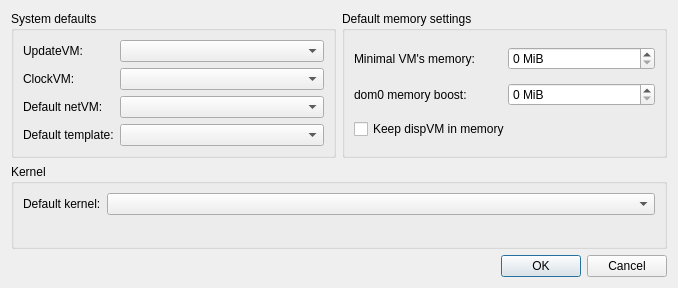
<?xml version="1.0" encoding="UTF-8"?>
<ui version="4.0">
 <class>GlobalSettings</class>
 <widget class="QDialog" name="GlobalSettings">
  <property name="geometry">
   <rect>
    <x>0</x>
    <y>0</y>
    <width>678</width>
    <height>288</height>
   </rect>
  </property>
  <property name="windowTitle">
   <string>Qubes Global Settings</string>
  </property>
  <layout class="QGridLayout" name="gridLayout">
   <item row="0" column="0">
    <widget class="QGroupBox" name="groupBox">
     <property name="enabled">
      <bool>true</bool>
     </property>
     <property name="title">
      <string>System defaults</string>
     </property>
     <layout class="QFormLayout" name="formLayout">
      <item row="0" column="0">
       <widget class="QLabel" name="label">
        <property name="sizePolicy">
         <sizepolicy hsizetype="Preferred" vsizetype="Preferred">
          <horstretch>0</horstretch>
          <verstretch>0</verstretch>
         </sizepolicy>
        </property>
        <property name="text">
         <string>UpdateVM:</string>
        </property>
       </widget>
      </item>
      <item row="0" column="1">
       <widget class="QComboBox" name="update_vm_combo"/>
      </item>
      <item row="1" column="0">
       <widget class="QLabel" name="label_2">
        <property name="text">
         <string>ClockVM:</string>
        </property>
       </widget>
      </item>
      <item row="1" column="1">
       <widget class="QComboBox" name="clock_vm_combo"/>
      </item>
      <item row="2" column="0">
       <widget class="QLabel" name="label_3">
        <property name="text">
         <string>Default netVM:</string>
        </property>
       </widget>
      </item>
      <item row="2" column="1">
       <widget class="QComboBox" name="default_netvm_combo"/>
      </item>
      <item row="3" column="0">
       <widget class="QLabel" name="label_4">
        <property name="sizePolicy">
         <sizepolicy hsizetype="Maximum" vsizetype="Preferred">
          <horstretch>0</horstretch>
          <verstretch>0</verstretch>
         </sizepolicy>
        </property>
        <property name="text">
         <string>Default template:</string>
        </property>
       </widget>
      </item>
      <item row="3" column="1">
       <widget class="QComboBox" name="default_template_combo"/>
      </item>
     </layout>
    </widget>
   </item>
   <item row="0" column="1">
    <widget class="QGroupBox" name="groupBox_3">
     <property name="enabled">
      <bool>true</bool>
     </property>
     <property name="title">
      <string>Default memory settings</string>
     </property>
     <layout class="QGridLayout" name="gridLayout_2">
      <item row="0" column="0">
       <widget class="QLabel" name="label_6">
        <property name="enabled">
         <bool>true</bool>
        </property>
        <property name="text">
         <string>Minimal VM's memory:</string>
        </property>
       </widget>
      </item>
      <item row="0" column="1">
       <widget class="QSpinBox" name="min_vm_mem">
        <property name="enabled">
         <bool>true</bool>
        </property>
        <property name="suffix">
         <string> MiB</string>
        </property>
        <property name="maximum">
         <number>999999999</number>
        </property>
        <property name="singleStep">
         <number>50</number>
        </property>
       </widget>
      </item>
      <item row="1" column="0">
       <widget class="QLabel" name="label_7">
        <property name="enabled">
         <bool>true</bool>
        </property>
        <property name="text">
         <string>dom0 memory boost:</string>
        </property>
       </widget>
      </item>
      <item row="1" column="1">
       <widget class="QSpinBox" name="dom0_mem_boost">
        <property name="enabled">
         <bool>true</bool>
        </property>
        <property name="suffix">
         <string> MiB</string>
        </property>
        <property name="maximum">
         <number>999999999</number>
        </property>
        <property name="singleStep">
         <number>50</number>
        </property>
       </widget>
      </item>
      <item row="2" column="0" colspan="2">
       <widget class="QCheckBox" name="dispvm_in_memory">
        <property name="text">
         <string>Keep dispVM in memory</string>
        </property>
       </widget>
      </item>
     </layout>
    </widget>
   </item>
   <item row="1" column="0" colspan="2">
    <widget class="QGroupBox" name="groupBox_2">
     <property name="enabled">
      <bool>true</bool>
     </property>
     <property name="title">
      <string>Kernel</string>
     </property>
     <layout class="QFormLayout" name="formLayout_2">
      <item row="0" column="0">
       <widget class="QLabel" name="label_5">
        <property name="text">
         <string>Default kernel:</string>
        </property>
       </widget>
      </item>
      <item row="0" column="1">
       <widget class="QComboBox" name="default_kernel_combo"/>
      </item>
     </layout>
    </widget>
   </item>
   <item row="2" column="0" colspan="2">
    <widget class="QDialogButtonBox" name="buttonBox">
     <property name="orientation">
      <enum>Qt::Horizontal</enum>
     </property>
     <property name="standardButtons">
      <set>QDialogButtonBox::Cancel|QDialogButtonBox::Ok</set>
     </property>
    </widget>
   </item>
  </layout>
 </widget>
 <resources/>
 <connections>
  <connection>
   <sender>buttonBox</sender>
   <signal>accepted()</signal>
   <receiver>GlobalSettings</receiver>
   <slot>accept()</slot>
   <hints>
    <hint type="sourcelabel">
     <x>248</x>
     <y>254</y>
    </hint>
    <hint type="destinationlabel">
     <x>157</x>
     <y>274</y>
    </hint>
   </hints>
  </connection>
  <connection>
   <sender>buttonBox</sender>
   <signal>rejected()</signal>
   <receiver>GlobalSettings</receiver>
   <slot>reject()</slot>
   <hints>
    <hint type="sourcelabel">
     <x>316</x>
     <y>260</y>
    </hint>
    <hint type="destinationlabel">
     <x>286</x>
     <y>274</y>
    </hint>
   </hints>
  </connection>
 </connections>
</ui>
